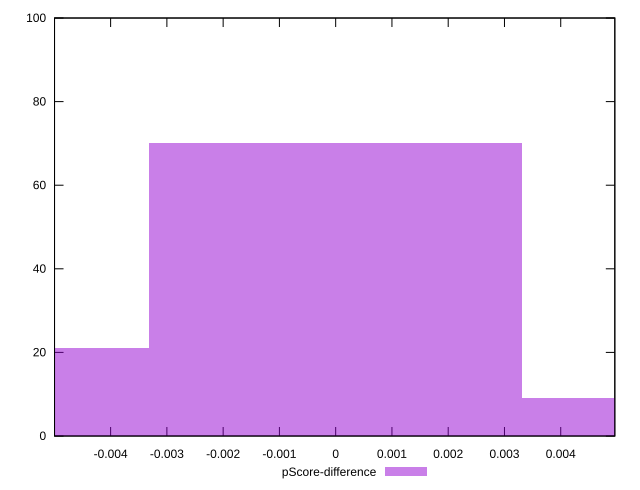

The gnuplot source for this figure:
reset

$pScoreDifference <<EOF
0 70
-0.006626409098530076 21
0.006626409098530076 9
EOF

set key outside below
set boxwidth 0.006626409098530076
set xrange [-0.004996851272947467:0.004961348995150355]
set yrange [0:100]
set trange [0:100]
set style fill transparent solid 0.5 noborder
set terminal svg size 640, 490 enhanced background rgb 'white'
set output "report_00015_2021-02-09T16-11-33.973Z/max-potential-fid/samples/pages+cached+noadtech/pScore-difference/histogram.svg"

plot $pScoreDifference title "pScore-difference" with boxes

reset
